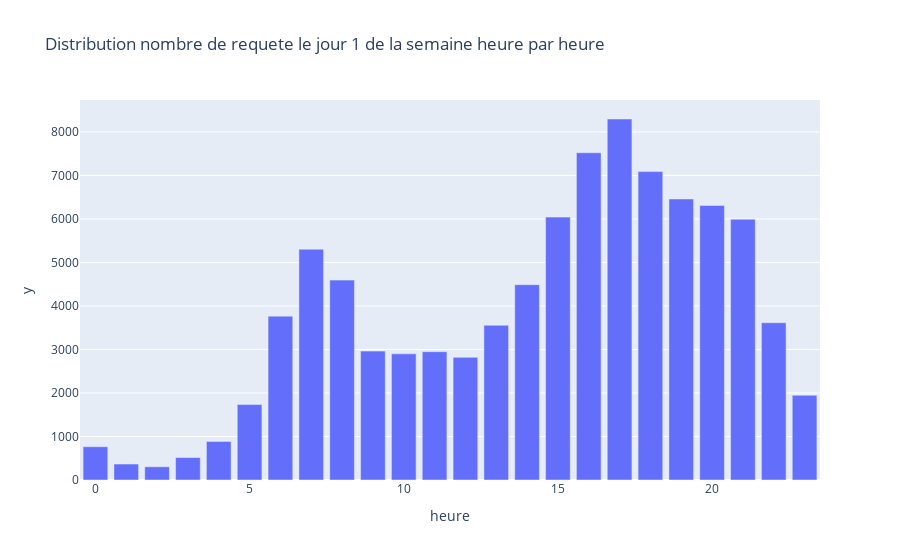

The cell this chart's notebook holds for it:
### Code cell
restrict_data_set = split_datetime[split_datetime["jour_semaine"] == 1]
bar = restrict_data_set.value_counts(subset='heure').sort_index(ascending=False)
bar_plot = px.bar(bar,x=bar.index,y=bar.values, title='Distribution nombre de requete le jour 1 de la semaine heure par heure')
bar_plot.show()

### Figure 1 — Plotly figure (JSON) as saved in the notebook; plotly's stock layout.template omitted (floating-point values rounded to 4 significant figures)
{"data": [{"hovertemplate": "heure=%{x}<br>y=%{y}<extra></extra>", "legendgroup": "", "marker": {"color": "#636efa", "pattern": {"shape": ""}}, "name": "", "orientation": "v", "showlegend": false, "textposition": "auto", "type": "bar", "x": [23, 22, 21, 20, 19, 18, 17, 16, 15, 14, 13, 12, 11, 10, 9, 8, 7, 6, 5, 4, 3, 2, 1, 0], "xaxis": "x", "y": [1948, 3614, 5993, 6310, 6459, 7089, 8297, 7521, 6042, 4489, 3556, 2819, 2949, 2900, 2962, 4594, 5304, 3766, 1734, 887, 516, 304, 367, 765], "yaxis": "y"}], "layout": {"barmode": "relative", "legend": {"tracegroupgap": 0}, "title": {"text": "Distribution nombre de requete le jour 1 de la semaine heure par heure"}, "xaxis": {"anchor": "y", "domain": [0, 1], "title": {"text": "heure"}}, "yaxis": {"anchor": "x", "domain": [0, 1], "title": {"text": "y"}}}}
